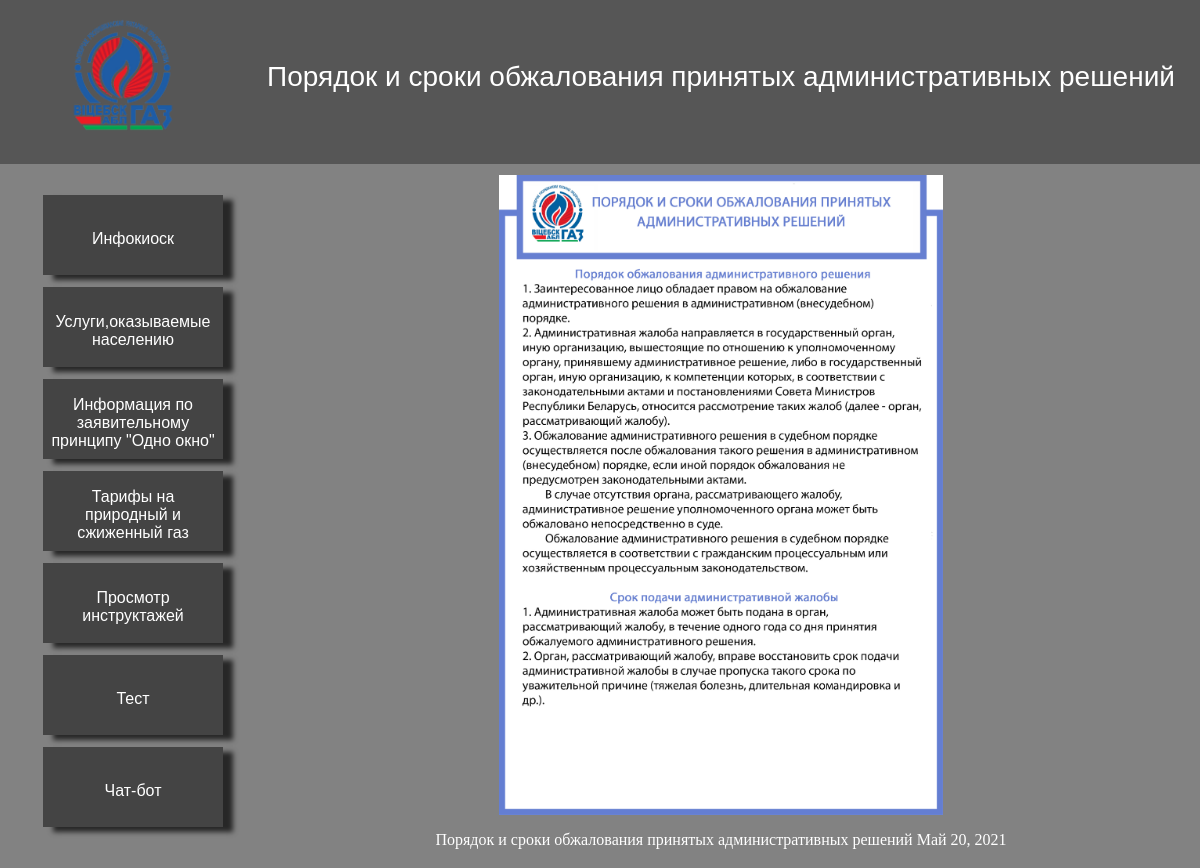
The page /onewindow/timelimitsforappeal/ on the database its author committed.
### main/models.py (models this page shows, shortened)
class timelimitsforappeal(models.Model):
    title1 = models.CharField(max_length=150)
    timelimitsforappeal_photo = models.ImageField(upload_to='timelimitsforappeal/')
    times1 = models.DateField()

### main/views.py (the view)
# urls.py: path('onewindow/timelimitsforappeal/', views.timelimitsforappeal_home, name='timelimitsforappeal'),
def timelimitsforappeal_home(request):
    data1 = timelimitsforappeal.objects.all()
    return render(request,'main/onewindow/timelimitsforappeal.html', {'data1': data1})

### main/templates/main/onewindow/timelimitsforappeal.html (shortened to what this page needs)
{%extends 'main/Shell.html'%}
{%block topbar%}Порядок и сроки обжалования принятых административных решений{%endblock%}
{%block body%}
{%for el in data1%}
                <img class="photo" src="{{ el.timelimitsforappeal_photo.url }}" >
                <p href="{{ el.timelimitsforappeal}}" class="cool_text">{{ el.title1 }} {{el.times1}}</p>
{%endfor%}
{%endblock%}

### main/static/main/css/Shell.css (style rules this page uses)
.main { margin: 0; background: #828282; }
.photo { height: 80vh; padding-top: 1vh; display: block; margin-left: auto; margin-right: auto; }
.cool_text { color: #fff; text-align: center; }

### rows shown on the page
timelimitsforappeal: timelimitsforappeal_photo (picture), title1 "Порядок и сроки обжалования принятых административных решений", times1 "Май 20, 2021"
